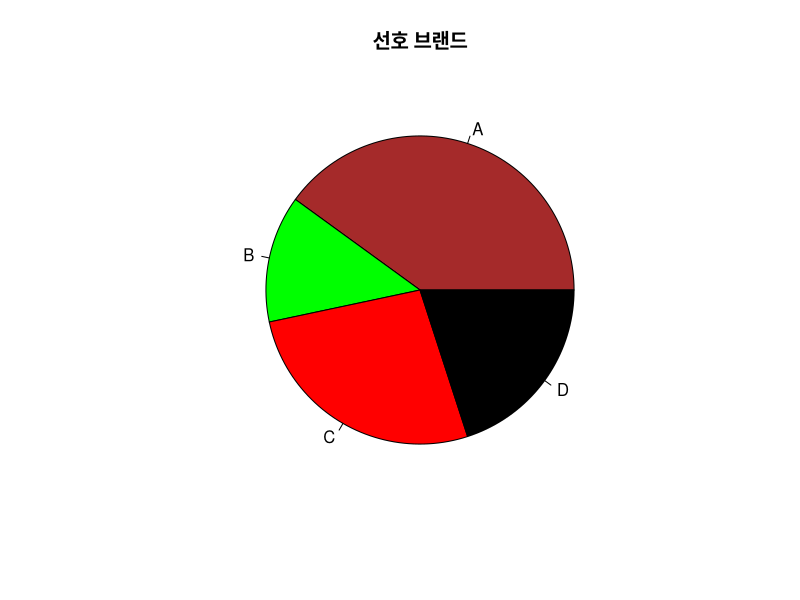

Generate this figure with R:
ds <-  c('A', 'C', 'A', 'D', 'B',  'D', 'C', 'A', 'D', 'A', 'C', 'C', 'A', 'B', 'A')
tbl <- table(ds)
pie(tbl, main='선호 브랜드',
    col=c('brown','green','red','black'))           # 파이의 색 지정